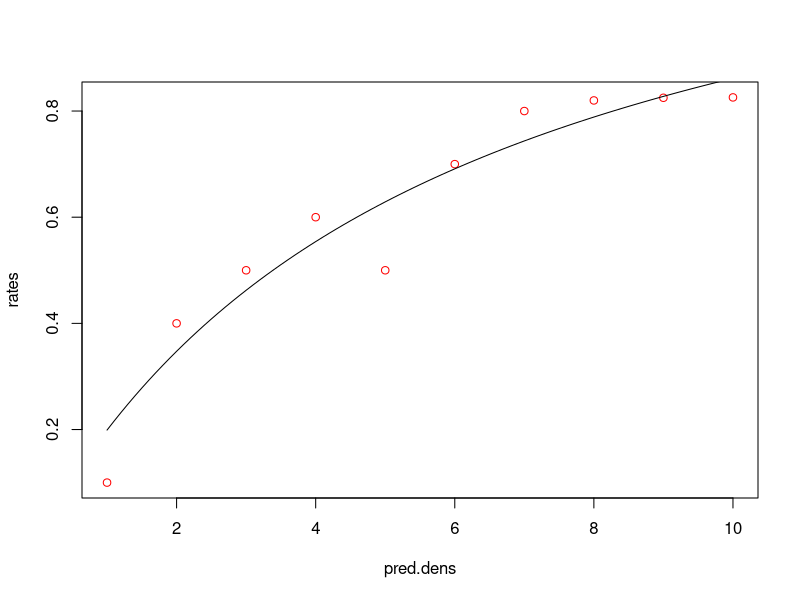
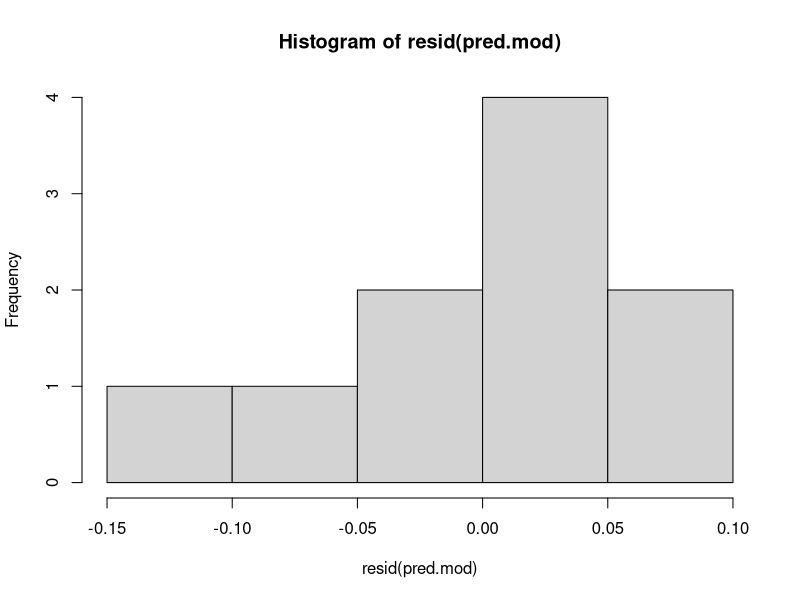
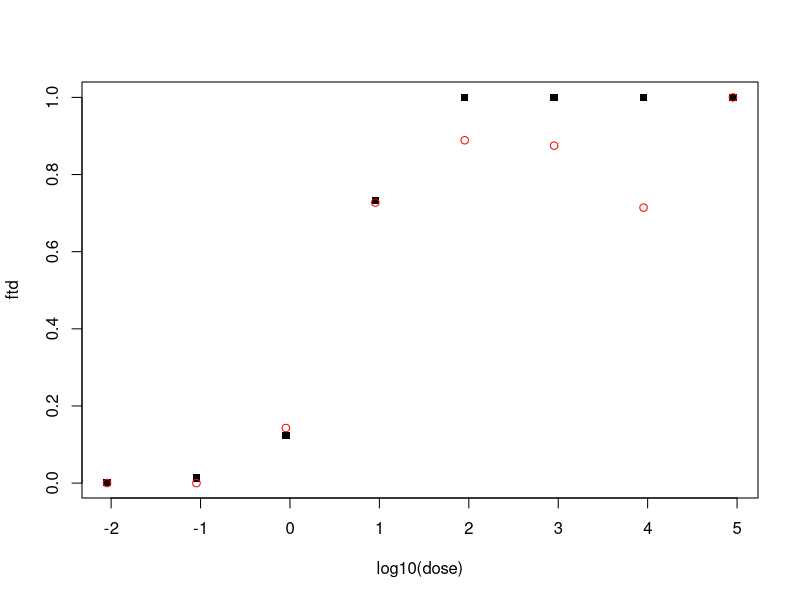
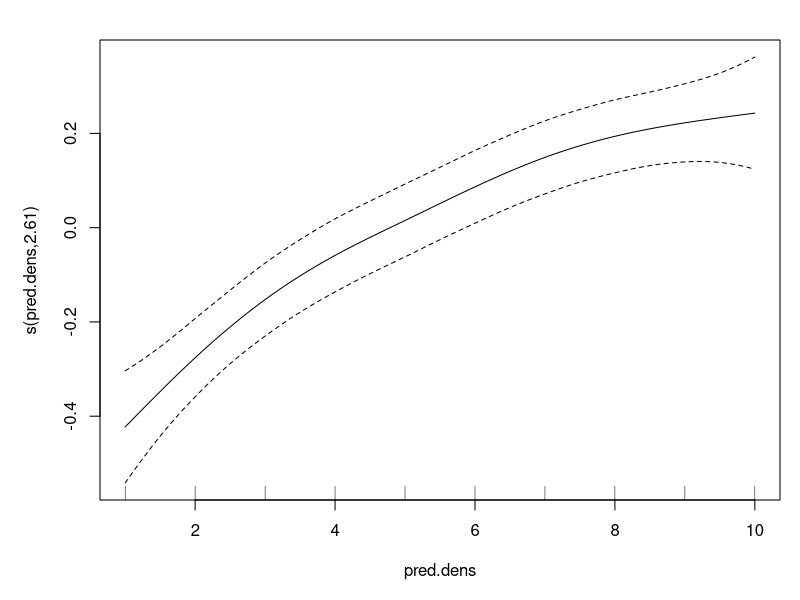

Reproduce these figures in R, in order.
#ex_nls_models


##nls models - Michaelis-Menten
pred.dens = seq(1,10, length.out=10) #create prey density
rates = c(.1,0.4,.5,.6,.5,.7,.8,.82,.825,.8257) #make up some capture rates
pred.dat = data.frame(pred.dens,rates) 

a = 1
b = 3
preds = (a*(pred.dens))/((b)+(pred.dens))

pred.mod<-nls(rates~((a*(pred.dens))/((b)+(pred.dens))),
              data=pred.dat, 
              start=list(a=1.36,b=5.87), #need to supply starting values
              trace = TRUE)

summary(pred.mod)

new.preds = seq(1,10,by=.1)
ftd=predict(pred.mod,newdata = list(pred.dens = new.preds)) #note need to include list!
plot(rates~pred.dens, col="red") #actual data
lines(new.preds,ftd) #fitted data

hist(resid(pred.mod))
shapiro.test(resid(pred.mod))


##nls model - monomolecular models##

dose=c(0.009, 0.09, 0.9, 9, 90, 900, 9000, 90000)
pos=c(0,0,1,8,8,7,5,3)
tot=c(7,7,7,11,9,8,7,3)

pi_o=pos/tot
data=data.frame(dose,pos,tot,pi_o)

dose.nls<-nls(pi_o~(1-exp(-(theta*(dose)))),
              data=data, 
              start=list(theta=0.05), 
              trace = TRUE)

summary(dose.nls)


ftd=fitted(dose.nls)
plot(ftd~log10(dose), pch=15) #fitted curve
points(pi_o~log10(dose),col="red") #actual points

##calculate mean-squared error
resid.sq = (resid(dose.nls)^2)
mse = mean(resid.sq)
print(mse)

##GAM##
pred.dens = seq(1,10, length.out=10) #create prey density
rates = c(.1,0.4,.5,.6,.5,.7,.8,.82,.825,.8257) #make up some capture rates
pred.dat = data.frame(pred.dens,rates) 

library(mgcv)
a <- gam(rates~s(pred.dens),data=pred.dat, method="REML")
summary(a)
#Using summary with the model object will give you the significance of the smooth term
#and the variance explained.
#edf - estimated degrees of freedom, larger means more wiggle, values closer to 1 are closer to linear
#gam.check(a)
plot(a,pages=1,seWithMean=TRUE) #
pred <- predict.gam(a)

